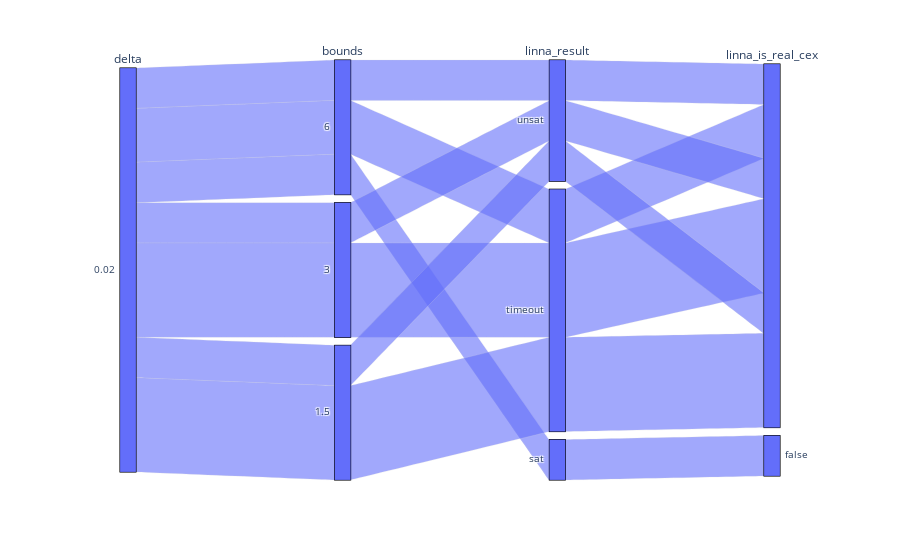

The notebook cell saved with this chart:
### Code cell
px.parallel_categories(df[df["delta"] == 0.02], dimensions=["delta", "bounds", "linna_result", "linna_is_real_cex"])

### Figure 1 — Plotly figure (JSON) as saved in the notebook; plotly's stock layout.template omitted (floating-point values rounded to 4 significant figures)
{"data": [{"dimensions": [{"label": "delta", "values": [0.02, 0.02, 0.02, 0.02, 0.02, 0.02, 0.02, 0.02, 0.02, 0.02, 0.02, 0.02, 0.02, 0.02, 0.02, 0.02, 0.02, 0.02, 0.02, 0.02, 0.02, 0.02, 0.02, 0.02, 0.02, 0.02, 0.02, 0.02, 0.02, 0.02]}, {"label": "bounds", "values": [6, 3, 1.5, 6, 3, 1.5, 6, 3, 1.5, 6, 3, 1.5, 6, 3, 1.5, 6, 3, 1.5, 6, 3, 1.5, 6, 3, 1.5, 6, 3, 1.5, 6, 3, 1.5]}, {"label": "linna_result", "values": ["unsat", "unsat", "unsat", "unsat", "unsat", "unsat", "timeout", "timeout", "timeout", "sat", "timeout", "timeout", "timeout", "timeout", "timeout", "sat", "timeout", "timeout", "unsat", "timeout", "timeout", "timeout", "unsat", "unsat", "sat", "timeout", "timeout", "timeout", "timeout", "timeout"]}, {"label": "linna_is_real_cex", "values": [null, null, null, null, null, null, null, null, null, false, null, null, null, null, null, false, null, null, null, null, null, null, null, null, false, null, null, null, null, null]}], "domain": {"x": [0, 1], "y": [0, 1]}, "name": "", "type": "parcats"}], "layout": {"legend": {"tracegroupgap": 0}, "margin": {"t": 60}}}
